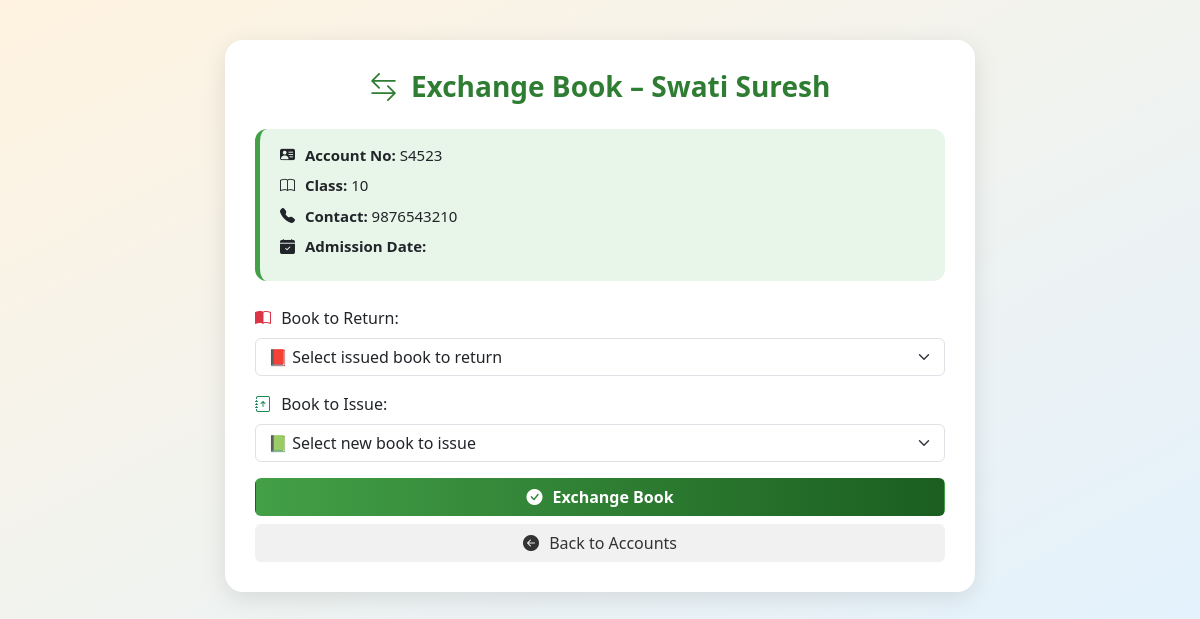
The app's page /exchange_book/S4523 with its own data.
### tables this page shows
CREATE TABLE students (
    id INTEGER PRIMARY KEY AUTOINCREMENT,
    account_no TEXT UNIQUE,
    name TEXT,
    class TEXT,
    section TEXT,
    contact TEXT,
    created_at TEXT
, contact_number TEXT);

### app.py (the view, shortened to what this page needs)
@app.route("/exchange_book/<account_no>", methods=["GET", "POST"])
def exchange_book(account_no):
    conn = sqlite3.connect(DB_PATH)
    conn.row_factory = sqlite3.Row
    cur = conn.cursor()
    cur.execute("SELECT * FROM students WHERE account_no = ?", (account_no,))
    student = cur.fetchone()
    if not student:
        conn.close()
        return "<h3>❌ Student not found.</h3>"
    cur.execute("""
        SELECT i.book_id, b.title
        FROM issues i
        JOIN books b ON i.book_id = b.book_id
        WHERE i.account_no = ? AND i.return_date IS NULL
    """, (account_no,))
    issued_books = cur.fetchall()
    cur.execute("SELECT book_id, title FROM books WHERE available = 1")
    available_books = cur.fetchall()
    conn.close()
    return render_template("exchange_book.html", student=student, issued_books=issued_books, available_books=available_books)

### templates/exchange_book.html (shortened to what this page needs)
<!DOCTYPE html>
<html lang="en">
<head>
    <link href="https://cdn.jsdelivr.net/npm/bootstrap@5.3.0/dist/css/bootstrap.min.css" rel="stylesheet">
    <link href="https://cdn.jsdelivr.net/npm/bootstrap-icons@1.10.5/font/bootstrap-icons.css" rel="stylesheet">
</head>
<body>
    <div class="exchange-container">
        <h3><i class="bi bi-arrow-left-right"></i> Exchange Book – {{ student['name'] }}</h3>
        <div class="student-info">
            <p><i class="bi bi-person-vcard-fill"></i> <strong>Account No:</strong> {{ student['account_no'] }}</p>
            <p><i class="bi bi-book"></i> <strong>Class:</strong> {{ student['class'] }}</p>
            <p><i class="bi bi-telephone-fill"></i> <strong>Contact:</strong> {{ student['contact'] }}</p>
            <p><i class="bi bi-calendar-check-fill"></i> <strong>Admission Date:</strong> {{ student['admission_date']
                }}</p>
        </div>
        <form method="POST" onsubmit="return confirm('Are you sure you want to exchange this book?');">
            <div class="mb-3">
                <label class="form-label"><i class="bi bi-book-half text-danger"></i> Book to Return:</label>
                <select class="form-select" name="old_book_id" required>
                    <option value="">📕 Select issued book to return</option>
                </select>
            </div>
            <div class="mb-3">
                <label class="form-label"><i class="bi bi-journal-arrow-up text-success"></i> Book to Issue:</label>
                <select class="form-select" name="new_book_id" required>
                    <option value="">📗 Select new book to issue</option>
                </select>
            </div>
            <div class="d-grid gap-2">
                <button type="submit" class="btn btn-submit"><i class="bi bi-check-circle-fill"></i> Exchange
                    Book</button>
                <a href="/accounts" class="btn btn-back"><i class="bi bi-arrow-left-circle-fill"></i> Back to
                    Accounts</a>
            </div>
        </form>
    </div>
</body>
</html>

### templates/exchange_book.html (style rules this page uses)
body { background: linear-gradient(to bottom right, #fff3e0, #e3f2fd); font-family: 'Segoe UI', sans-serif; animation: fadeIn 0.5s ease-in-out; }
.exchange-container { max-width: 750px; margin: 40px auto; background: #ffffff; padding: 30px; border-radius: 18px; box-shadow: 0 6px 24px rgba(0, 0, 0, 0.1); }
h3 { text-align: center; font-weight: bold; color: #2e7d32; margin-bottom: 25px; }
.student-info { background-color: #e8f5e9; padding: 15px 20px; border-left: 5px solid #43a047; border-radius: 12px; margin-bottom: 25px; }
.student-info p { margin-bottom: 8px; font-size: 15px; }
.form-label { font-weight: 500; }
.btn-submit { background: linear-gradient(to right, #43a047, #1b5e20); color: white; font-weight: bold; transition: 0.3s ease-in-out; }
.btn-back { background-color: #f1f1f1; color: #333; }
.bi { margin-right: 6px; }

### records on screen
students: name "Swati Suresh", account_no "S4523", class "10", contact "9876543210"
